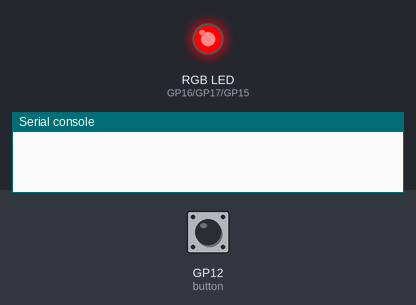
A program run on a simulated Raspberry Pi Pico running MicroPython. Shown: an RGB LED mixed from three pins (HIGH = lit), the last lines printed to the serial console. Inputs (shaded band) come from the test bench; at power-on: GP12 (button) HIGH. Dim RGB values are drawn brighter than linear.

Above: at 1.2 s.
1.3 s: GP12 (button) pulled LOW for 3.2 s
At 4.9 s:
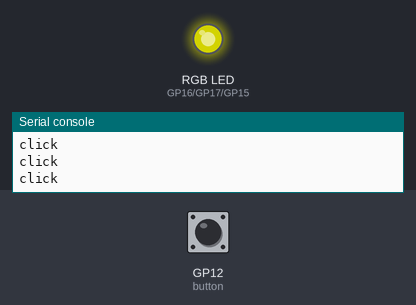
6.0 s: GP12 (button) pulled LOW for 0.15 s
At 7.2 s:
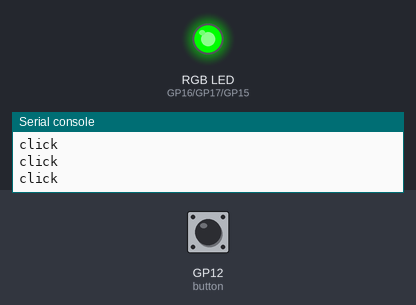
7.6 s: GP12 (button) pulled LOW for 1 s
At 9.0 s:
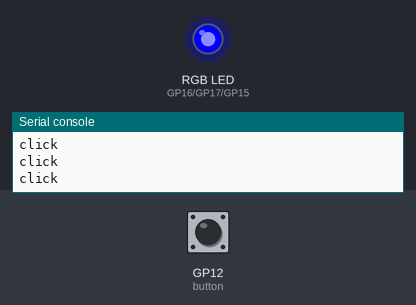
Timing chart, 0 to 10.6 s (numbered marks = the images above; inputs shaded):
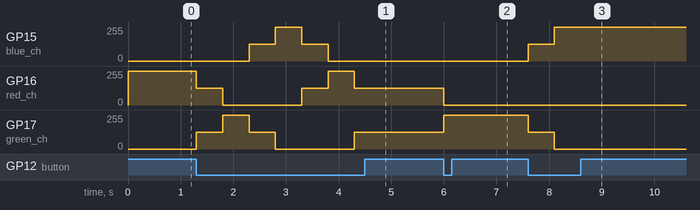

Measured:
- after the input at 1.3 s, GP15 (blue_ch): 0/255 → 126/255 after 1.0 s, → 253/255 0.50 s later, → 126/255 0.50 s later, → 0/255 0.50 s later; GP16 (red_ch): 253/255 → 126/255 at once, → 0/255 0.50 s later, → 126/255 1.5 s later, → 253/255 0.50 s later, … (5 changes in this stretch)
- after the input at 6.0 s, GP16 (red_ch): 126/255 → 0/255 at once; GP17 (green_ch): 126/255 → 253/255 at once
- after the input at 7.6 s, GP15 (blue_ch): 0/255 → 126/255 at once, → 253/255 0.50 s later; GP17 (green_ch): 253/255 → 126/255 at once, → 0/255 0.50 s later

The program:

PWM_Three_Color_LED.py
```python
from machine import Pin, PWM
from utime import sleep

frequency = 60
duty = 8192
red_ch = PWM(Pin(16, Pin.OUT), freq=frequency, duty_u16=duty)
green_ch = PWM(Pin(17, Pin.OUT), freq=frequency, duty_u16=duty)
blue_ch = PWM(Pin(15, Pin.OUT), freq=frequency, duty_u16=duty)

button = Pin(12, Pin.IN, Pin.PULL_UP)
colors = [[255, 0, 0],
          [127, 127, 0],
          [0, 255, 0],
          [0, 127, 127],
          [0, 0, 255],
          [127, 0, 127]]

def set_color(rgb):
    red_ch.duty_u16(rgb[0] * 255)
    green_ch.duty_u16(rgb[1] * 255)
    blue_ch.duty_u16(rgb[2] * 255)

index = 0
set_color(colors[index])
#set_color([255, 127, 127])

while True:
    if button.value() == 0:
        print('click')
        index += 1
        if index >= len(colors):
            index = 0
        set_color(colors[index])
        sleep(0.5)
```
